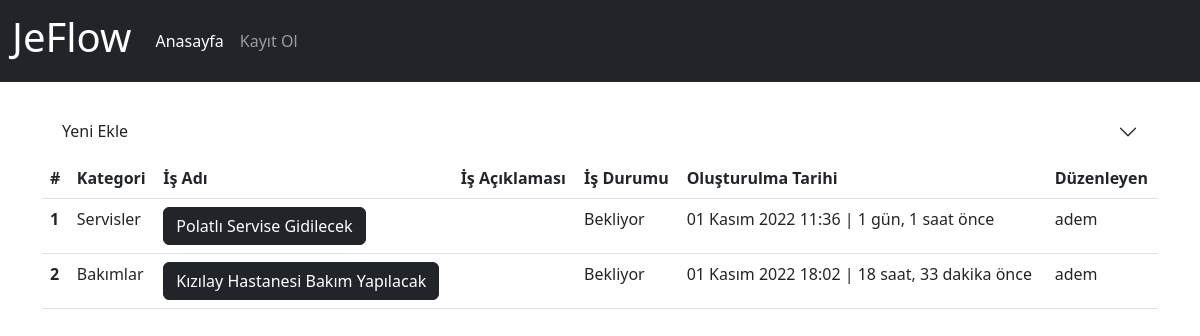
Page /process/ on the committed database.
### app/models.py (models this page shows, shortened)
class Process(models.Model):
    category=models.ForeignKey(Category,on_delete=models.CASCADE,verbose_name='Kategori')
    name=models.CharField(max_length=500,verbose_name='İş Akış Adı')
    description=models.TextField(verbose_name='İş Akış Açıklaması', blank=True, null=True)
    state=models.CharField(max_length=100,verbose_name='Durumu', blank=True, null=True)
    created_date=models.DateTimeField(auto_now_add=True, verbose_name='Oluşturulma Tarihi')
    user=models.ForeignKey(User,on_delete=models.CASCADE,verbose_name='Kullanıcı', blank=True, null=True)
    class Meta:
        verbose_name="İş Akışı"
        verbose_name_plural='İş Akışları'

class Category(models.Model):
    name=models.CharField(max_length=500,verbose_name='Kategori Adı')
    description=models.TextField(verbose_name='Kategori Açıklaması', blank=True, null=True)
    created_date=models.DateTimeField(auto_now_add=True, verbose_name='Oluşturulma Tarihi')
    user=models.ForeignKey(User,on_delete=models.CASCADE,verbose_name='Kullanıcı', blank=True, null=True)
    def __str__(self):
        return self.name # + ' - ' + self.created_date.strftime("%d.%m.%Y, %H:%M:%S")
    class Meta:
        verbose_name='Kategori'
        verbose_name_plural="Kategoriler"

### app/views.py (the view, shortened to what this page needs)
# urls.py: path('process/',views.process,name='process'),
def process(request):
    process_form=ProcessForm()
    processes = Process.objects.order_by('created_date')
    context = {
        'process_form':process_form,
        'processes': processes
    }
    return render(request, 'app/process.html', context)

### templates/app/process.html (shortened to what this page needs)
{% extends 'layout.html' %}
{% load humanize %}
{% block content %}
{% load crispy_forms_tags %}
<div class="row">
    <div class="accordion accordion-flush" id="accordionFlush">
        <div class="accordion-item">
            <h2 class="accordion-header" id="flush-headingOne">
                <button class="accordion-button collapsed" type="button" data-bs-toggle="collapse"
                    data-bs-target="#flush-collapseOne" aria-expanded="false" aria-controls="flush-collapseOne">
                    Yeni Ekle
                </button>
            </h2>
        </div>
    </div>
</div>
<div class="row">
    <div class="col-md-12">
        {% if processes %}
        <table class="table table-hover">
            <thead>
                <tr>
                    <th scope="col">#</th>
                    <th scope="col">Kategori</th>
                    <th scope="col">İş Adı</th>
                    <th scope="col">İş Açıklaması</th>
                    <th scope="col">İş Durumu</th>
                    <th scope="col">Oluşturulma Tarihi</th>
                    <th scope="col">Düzenleyen</th>
                </tr>
            </thead>
            <tbody>
                {% for process in processes %}
                <tr>
                    <th scope="row">{{ process.id }}</th>
                    <td>{{ process.category }}</td>
                    <td><a href="{% url 'process_detail' process.id %}" class="btn btn-dark">{{ process.name }}</a></td>
                    <td>{{ process.description }}</td>
                    <td>{{ process.state }}</td>
                    <td>{{ process.created_date }} | {{ process.created_date | timesince}} önce</td>
                    <td>{{ process.user }}</td>
                </tr>
                {% endfor %}
            </tbody>
        </table>
        {% else %}
        <div class="alert alert-warning">
            <p>İş Akışı bulunamadı.</p>
        </div>
        {% endif %}
    </div>
</div>
{% endblock %}

### rows in the picture
Process: id "1", category "Servisler", name "Polatlı Servise Gidilecek", state "Bekliyor", created_date "01 Kasım 2022 11:36", created_date "1 gün, 1 saat", user "adem"
Process: id "2", category "Bakımlar", name "Kızılay Hastanesi Bakım Yapılacak", state "Bekliyor", created_date "01 Kasım 2022 18:02", created_date "18 saat, 33 dakika", user "adem"
